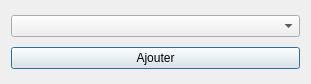
<?xml version="1.0" encoding="UTF-8"?>
<ui version="4.0">
 <class>fct_comp_1</class>
 <widget class="QDialog" name="fct_comp_1">
  <property name="geometry">
   <rect>
    <x>0</x>
    <y>0</y>
    <width>311</width>
    <height>84</height>
   </rect>
  </property>
  <property name="windowTitle">
   <string>Ajouter un participant</string>
  </property>
  <layout class="QGridLayout" name="gridLayout">
   <item row="0" column="0">
    <widget class="QComboBox" name="comboBox"/>
   </item>
   <item row="1" column="0">
    <widget class="QPushButton" name="pushButton">
     <property name="text">
      <string>Ajouter</string>
     </property>
    </widget>
   </item>
  </layout>
 </widget>
 <resources/>
 <connections>
  <connection>
   <sender>pushButton</sender>
   <signal>clicked()</signal>
   <receiver>fct_comp_1</receiver>
   <slot>insert()</slot>
   <hints>
    <hint type="sourcelabel">
     <x>155</x>
     <y>63</y>
    </hint>
    <hint type="destinationlabel">
     <x>155</x>
     <y>41</y>
    </hint>
   </hints>
  </connection>
 </connections>
 <slots>
  <slot>refreshResult()</slot>
 </slots>
</ui>
